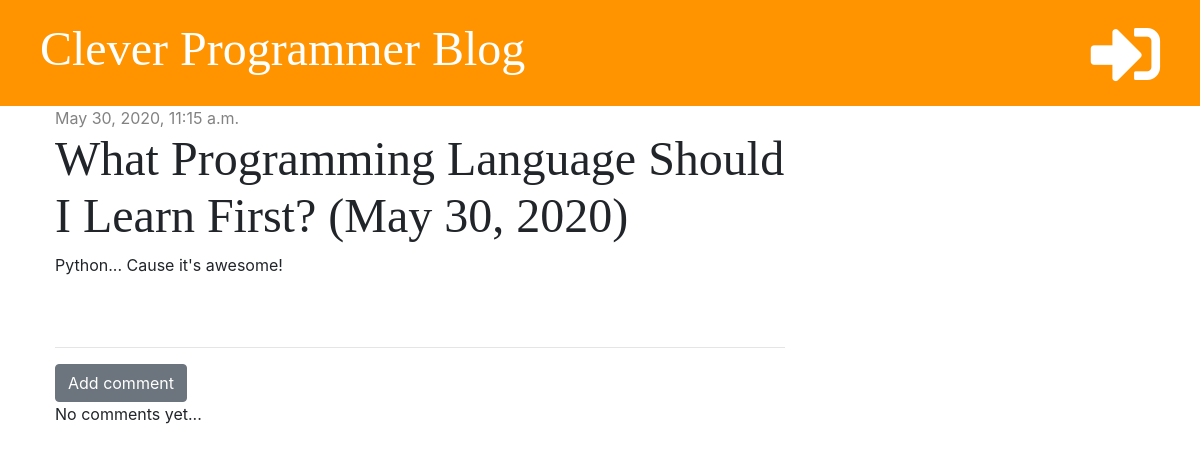
The app's page /post/1/ with its own data.
### blog/models.py (models this page shows, shortened)
class Post(models.Model):
    author = models.ForeignKey('auth.User', on_delete=models.CASCADE)
    title = models.CharField(max_length=200)
    text = models.TextField()
    created_date = models.DateTimeField(default=timezone.now())
    published_date = models.DateTimeField(blank=True, null=True)

### blog/views.py (the view)
# urls.py: path('post/<int:pk>/', views.post_detail, name='post_detail'),
def post_detail(request, pk):
    post = get_object_or_404(Post, pk=pk)
    stuff_for_frontend = {'post': post}
    return render(request, 'blog/post_detail.html', stuff_for_frontend)

### blog/templates/blog/post_detail.html (shortened to what this page needs)
{% extends 'blog/base.html' %}
{% block content %}
    <div class="post">
        {% if post.published_date %}
            <div class="date">
                {{ post.published_date }}
            </div>
        {% else %}
            <a href="{%  url 'post_publish' pk=post.pk %}" class="btn btn-primary">Publish</a>
        {% endif %}
        <h1>{{ post.title }}</h1>
        <p>{{ post.text | linebreaksbr }}</p>
    </div>
    <hr>
    <a href="{% url 'add_comment_to_post' pk=post.pk %}" class="btn btn-secondary">Add comment</a>
    {% for comment in post.comments.all %}
        <div class="comment">
            <div class="date">
                {{ comment.created_date }}
            </div>
            <a href="{% url 'comment_remove' pk=comment.pk %}"><i class="far fa-trash-alt"></i></a>
            <strong>{{ comment.author }}</strong>
            <p>{{ comment.text }}</p>
        </div>
        {% empty %}
            <p>No comments yet...</p>
    {% endfor %}
{% endblock %}

### blog/static/css/blog.css (style rules this page uses)
h1, h2, h3, h4 { font-family: 'Tangerine', 'Inconsolata', 'Droid Sans', serif; font-size: 48px; }
.date { color: #828282; }
.post { margin-bottom: 70px; }

### records on screen
Post: published_date "May 30, 2020, 11:15 a.m.", title "What Programming Language Should I Learn First? (May 30, 2020)", text "Python... Cause it's awesome!"
